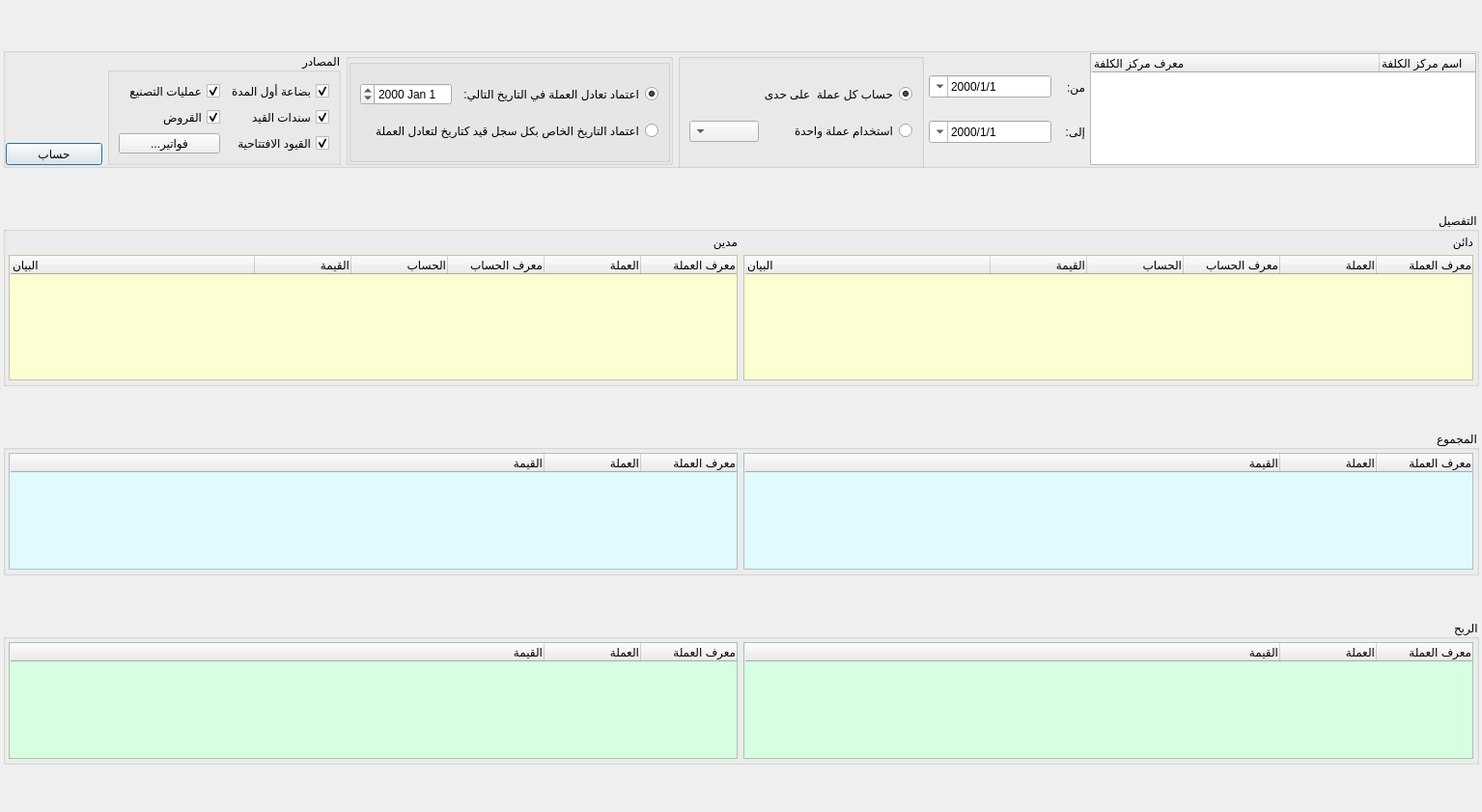
<?xml version="1.0" encoding="UTF-8"?>
<ui version="4.0">
 <class>CostCentersReport</class>
 <widget class="QDialog" name="CostCentersReport">
  <property name="windowModality">
   <enum>Qt::WindowModal</enum>
  </property>
  <property name="geometry">
   <rect>
    <x>0</x>
    <y>0</y>
    <width>1535</width>
    <height>841</height>
   </rect>
  </property>
  <property name="minimumSize">
   <size>
    <width>1535</width>
    <height>841</height>
   </size>
  </property>
  <property name="windowTitle">
   <string>تقارير مراكز كلفة</string>
  </property>
  <property name="windowIcon">
   <iconset>
    <normaloff>icons/dispatch_order.png</normaloff>icons/dispatch_order.png</iconset>
  </property>
  <property name="layoutDirection">
   <enum>Qt::RightToLeft</enum>
  </property>
  <property name="modal">
   <bool>true</bool>
  </property>
  <layout class="QGridLayout" name="gridLayout_2">
   <property name="leftMargin">
    <number>3</number>
   </property>
   <property name="topMargin">
    <number>3</number>
   </property>
   <property name="rightMargin">
    <number>3</number>
   </property>
   <property name="bottomMargin">
    <number>3</number>
   </property>
   <property name="spacing">
    <number>0</number>
   </property>
   <item row="3" column="0">
    <widget class="QGroupBox" name="groupBox_4">
     <property name="maximumSize">
      <size>
       <width>16777215</width>
       <height>150</height>
      </size>
     </property>
     <property name="title">
      <string>الربح</string>
     </property>
     <layout class="QGridLayout" name="gridLayout_6">
      <property name="leftMargin">
       <number>3</number>
      </property>
      <property name="topMargin">
       <number>3</number>
      </property>
      <property name="rightMargin">
       <number>3</number>
      </property>
      <property name="bottomMargin">
       <number>3</number>
      </property>
      <item row="0" column="0">
       <widget class="QTableWidget" name="result_win_table">
        <property name="styleSheet">
         <string notr="true">QScrollBar:vertical {
    background-color: #f1f1f1;
    width: 12px;
    margin: 12px 0 12px 0;
}

QScrollBar::handle:vertical {
    background-color: #888;
    min-height: 20px;
    border-radius: 4px;
}

QScrollBar::handle:vertical:hover {
    background-color: #555;
}

QTableWidget{background-color:rgb(214, 255, 225)}</string>
        </property>
        <property name="editTriggers">
         <set>QAbstractItemView::NoEditTriggers</set>
        </property>
        <property name="alternatingRowColors">
         <bool>true</bool>
        </property>
        <property name="selectionMode">
         <enum>QAbstractItemView::SingleSelection</enum>
        </property>
        <property name="selectionBehavior">
         <enum>QAbstractItemView::SelectRows</enum>
        </property>
        <property name="textElideMode">
         <enum>Qt::ElideMiddle</enum>
        </property>
        <property name="verticalScrollMode">
         <enum>QAbstractItemView::ScrollPerPixel</enum>
        </property>
        <property name="horizontalScrollMode">
         <enum>QAbstractItemView::ScrollPerPixel</enum>
        </property>
        <attribute name="horizontalHeaderStretchLastSection">
         <bool>true</bool>
        </attribute>
        <column>
         <property name="text">
          <string>معرف العملة</string>
         </property>
         <property name="textAlignment">
          <set>AlignTrailing|AlignVCenter</set>
         </property>
        </column>
        <column>
         <property name="text">
          <string>العملة</string>
         </property>
         <property name="textAlignment">
          <set>AlignTrailing|AlignVCenter</set>
         </property>
        </column>
        <column>
         <property name="text">
          <string>القيمة</string>
         </property>
         <property name="textAlignment">
          <set>AlignTrailing|AlignVCenter</set>
         </property>
        </column>
       </widget>
      </item>
      <item row="0" column="1">
       <widget class="QTableWidget" name="result_loss_table">
        <property name="styleSheet">
         <string notr="true">QScrollBar:vertical {
    background-color: #f1f1f1;
    width: 12px;
    margin: 12px 0 12px 0;
}

QScrollBar::handle:vertical {
    background-color: #888;
    min-height: 20px;
    border-radius: 4px;
}

QScrollBar::handle:vertical:hover {
    background-color: #555;
}

QTableWidget{background-color:rgb(214, 255, 225)}</string>
        </property>
        <property name="editTriggers">
         <set>QAbstractItemView::NoEditTriggers</set>
        </property>
        <property name="alternatingRowColors">
         <bool>true</bool>
        </property>
        <property name="selectionMode">
         <enum>QAbstractItemView::SingleSelection</enum>
        </property>
        <property name="selectionBehavior">
         <enum>QAbstractItemView::SelectRows</enum>
        </property>
        <property name="textElideMode">
         <enum>Qt::ElideMiddle</enum>
        </property>
        <property name="verticalScrollMode">
         <enum>QAbstractItemView::ScrollPerPixel</enum>
        </property>
        <property name="horizontalScrollMode">
         <enum>QAbstractItemView::ScrollPerPixel</enum>
        </property>
        <attribute name="horizontalHeaderStretchLastSection">
         <bool>true</bool>
        </attribute>
        <column>
         <property name="text">
          <string>معرف العملة</string>
         </property>
         <property name="textAlignment">
          <set>AlignTrailing|AlignVCenter</set>
         </property>
        </column>
        <column>
         <property name="text">
          <string>العملة</string>
         </property>
         <property name="textAlignment">
          <set>AlignTrailing|AlignVCenter</set>
         </property>
        </column>
        <column>
         <property name="text">
          <string>القيمة</string>
         </property>
         <property name="textAlignment">
          <set>AlignTrailing|AlignVCenter</set>
         </property>
        </column>
       </widget>
      </item>
     </layout>
    </widget>
   </item>
   <item row="2" column="0">
    <widget class="QGroupBox" name="groupBox_3">
     <property name="maximumSize">
      <size>
       <width>16777215</width>
       <height>150</height>
      </size>
     </property>
     <property name="title">
      <string>المجموع</string>
     </property>
     <layout class="QGridLayout" name="gridLayout_7">
      <property name="leftMargin">
       <number>3</number>
      </property>
      <property name="topMargin">
       <number>3</number>
      </property>
      <property name="rightMargin">
       <number>3</number>
      </property>
      <property name="bottomMargin">
       <number>3</number>
      </property>
      <item row="0" column="0">
       <widget class="QTableWidget" name="creditor_sum_table">
        <property name="styleSheet">
         <string notr="true">QScrollBar:vertical {
    background-color: #f1f1f1;
    width: 12px;
    margin: 12px 0 12px 0;
}

QScrollBar::handle:vertical {
    background-color: #888;
    min-height: 20px;
    border-radius: 4px;
}

QScrollBar::handle:vertical:hover {
    background-color: #555;
}

QTableWidget{background-color:rgb(224, 250, 255)}</string>
        </property>
        <property name="editTriggers">
         <set>QAbstractItemView::NoEditTriggers</set>
        </property>
        <property name="alternatingRowColors">
         <bool>true</bool>
        </property>
        <property name="selectionMode">
         <enum>QAbstractItemView::SingleSelection</enum>
        </property>
        <property name="selectionBehavior">
         <enum>QAbstractItemView::SelectRows</enum>
        </property>
        <property name="textElideMode">
         <enum>Qt::ElideMiddle</enum>
        </property>
        <property name="verticalScrollMode">
         <enum>QAbstractItemView::ScrollPerPixel</enum>
        </property>
        <property name="horizontalScrollMode">
         <enum>QAbstractItemView::ScrollPerPixel</enum>
        </property>
        <attribute name="horizontalHeaderStretchLastSection">
         <bool>true</bool>
        </attribute>
        <column>
         <property name="text">
          <string>معرف العملة</string>
         </property>
         <property name="textAlignment">
          <set>AlignTrailing|AlignVCenter</set>
         </property>
        </column>
        <column>
         <property name="text">
          <string>العملة</string>
         </property>
         <property name="textAlignment">
          <set>AlignTrailing|AlignVCenter</set>
         </property>
        </column>
        <column>
         <property name="text">
          <string>القيمة</string>
         </property>
         <property name="textAlignment">
          <set>AlignTrailing|AlignVCenter</set>
         </property>
        </column>
       </widget>
      </item>
      <item row="0" column="1">
       <widget class="QTableWidget" name="debtor_sum_table">
        <property name="styleSheet">
         <string notr="true">QScrollBar:vertical {
    background-color: #f1f1f1;
    width: 12px;
    margin: 12px 0 12px 0;
}

QScrollBar::handle:vertical {
    background-color: #888;
    min-height: 20px;
    border-radius: 4px;
}

QScrollBar::handle:vertical:hover {
    background-color: #555;
}

QTableWidget{background-color:rgb(224, 250, 255)}</string>
        </property>
        <property name="editTriggers">
         <set>QAbstractItemView::NoEditTriggers</set>
        </property>
        <property name="alternatingRowColors">
         <bool>true</bool>
        </property>
        <property name="selectionMode">
         <enum>QAbstractItemView::SingleSelection</enum>
        </property>
        <property name="selectionBehavior">
         <enum>QAbstractItemView::SelectRows</enum>
        </property>
        <property name="textElideMode">
         <enum>Qt::ElideMiddle</enum>
        </property>
        <property name="verticalScrollMode">
         <enum>QAbstractItemView::ScrollPerPixel</enum>
        </property>
        <property name="horizontalScrollMode">
         <enum>QAbstractItemView::ScrollPerPixel</enum>
        </property>
        <attribute name="horizontalHeaderStretchLastSection">
         <bool>true</bool>
        </attribute>
        <column>
         <property name="text">
          <string>معرف العملة</string>
         </property>
         <property name="textAlignment">
          <set>AlignTrailing|AlignVCenter</set>
         </property>
        </column>
        <column>
         <property name="text">
          <string>العملة</string>
         </property>
         <property name="textAlignment">
          <set>AlignTrailing|AlignVCenter</set>
         </property>
        </column>
        <column>
         <property name="text">
          <string>القيمة</string>
         </property>
         <property name="textAlignment">
          <set>AlignTrailing|AlignVCenter</set>
         </property>
        </column>
       </widget>
      </item>
     </layout>
    </widget>
   </item>
   <item row="0" column="0">
    <widget class="QGroupBox" name="groupBox">
     <property name="minimumSize">
      <size>
       <width>0</width>
       <height>50</height>
      </size>
     </property>
     <property name="maximumSize">
      <size>
       <width>16777215</width>
       <height>125</height>
      </size>
     </property>
     <property name="title">
      <string/>
     </property>
     <layout class="QGridLayout" name="gridLayout_4">
      <property name="leftMargin">
       <number>0</number>
      </property>
      <property name="topMargin">
       <number>0</number>
      </property>
      <property name="rightMargin">
       <number>0</number>
      </property>
      <property name="bottomMargin">
       <number>0</number>
      </property>
      <property name="horizontalSpacing">
       <number>5</number>
      </property>
      <property name="verticalSpacing">
       <number>0</number>
      </property>
      <item row="1" column="1">
       <widget class="QLabel" name="label_5">
        <property name="maximumSize">
         <size>
          <width>30</width>
          <height>16777215</height>
         </size>
        </property>
        <property name="text">
         <string>إلى:</string>
        </property>
       </widget>
      </item>
      <item row="0" column="0" rowspan="3">
       <widget class="QTreeWidget" name="cost_centers_tree">
        <property name="maximumSize">
         <size>
          <width>400</width>
          <height>16777215</height>
         </size>
        </property>
        <attribute name="headerStretchLastSection">
         <bool>true</bool>
        </attribute>
        <column>
         <property name="text">
          <string>اسم مركز الكلفة</string>
         </property>
        </column>
        <column>
         <property name="text">
          <string>معرف مركز الكلفة</string>
         </property>
        </column>
       </widget>
      </item>
      <item row="1" column="2">
       <widget class="QDateEdit" name="to_date_input">
        <property name="displayFormat">
         <string>d/M/yyyy</string>
        </property>
        <property name="calendarPopup">
         <bool>true</bool>
        </property>
       </widget>
      </item>
      <item row="0" column="4" rowspan="3">
       <widget class="QGroupBox" name="groupBox_5">
        <property name="enabled">
         <bool>true</bool>
        </property>
        <property name="title">
         <string/>
        </property>
        <layout class="QGridLayout" name="gridLayout">
         <property name="leftMargin">
          <number>0</number>
         </property>
         <property name="topMargin">
          <number>0</number>
         </property>
         <property name="rightMargin">
          <number>0</number>
         </property>
         <property name="bottomMargin">
          <number>0</number>
         </property>
         <property name="spacing">
          <number>0</number>
         </property>
         <item row="1" column="0">
          <widget class="QGroupBox" name="groupBox_7">
           <property name="title">
            <string/>
           </property>
           <layout class="QGridLayout" name="gridLayout_8">
            <item row="0" column="1">
             <widget class="QDateEdit" name="exchange_date_input"/>
            </item>
            <item row="0" column="0">
             <widget class="QRadioButton" name="unified_exchange_date_radio">
              <property name="text">
               <string>:اعتماد تعادل العملة في التاريخ التالي</string>
              </property>
              <property name="checked">
               <bool>true</bool>
              </property>
             </widget>
            </item>
            <item row="1" column="0" colspan="2">
             <widget class="QRadioButton" name="distinct_exchange_date_radio">
              <property name="text">
               <string>اعتماد التاريخ الخاص بكل سجل قيد كتاريخ لتعادل العملة</string>
              </property>
             </widget>
            </item>
           </layout>
          </widget>
         </item>
        </layout>
       </widget>
      </item>
      <item row="0" column="1">
       <widget class="QLabel" name="label_4">
        <property name="maximumSize">
         <size>
          <width>30</width>
          <height>16777215</height>
         </size>
        </property>
        <property name="text">
         <string>من:</string>
        </property>
       </widget>
      </item>
      <item row="2" column="6">
       <widget class="QPushButton" name="calculate_btn">
        <property name="maximumSize">
         <size>
          <width>100</width>
          <height>16777215</height>
         </size>
        </property>
        <property name="text">
         <string>حساب</string>
        </property>
       </widget>
      </item>
      <item row="0" column="2">
       <widget class="QDateEdit" name="from_date_input">
        <property name="displayFormat">
         <string>d/M/yyyy</string>
        </property>
        <property name="calendarPopup">
         <bool>true</bool>
        </property>
       </widget>
      </item>
      <item row="0" column="3">
       <widget class="QGroupBox" name="groupBox_8">
        <property name="minimumSize">
         <size>
          <width>0</width>
          <height>121</height>
         </size>
        </property>
        <property name="title">
         <string/>
        </property>
        <layout class="QGridLayout" name="gridLayout_9">
         <property name="spacing">
          <number>0</number>
         </property>
         <item row="1" column="0">
          <widget class="QRadioButton" name="unified_currency_radio">
           <property name="maximumSize">
            <size>
             <width>150</width>
             <height>16777215</height>
            </size>
           </property>
           <property name="text">
            <string>استخدام عملة واحدة</string>
           </property>
           <property name="checked">
            <bool>false</bool>
           </property>
          </widget>
         </item>
         <item row="1" column="1">
          <widget class="QComboBox" name="currency_combobox">
           <property name="enabled">
            <bool>true</bool>
           </property>
          </widget>
         </item>
         <item row="0" column="0">
          <widget class="QRadioButton" name="distinct_currency_radio">
           <property name="maximumSize">
            <size>
             <width>180</width>
             <height>16777215</height>
            </size>
           </property>
           <property name="text">
            <string>حساب كل عملة  على حدى</string>
           </property>
           <property name="checked">
            <bool>true</bool>
           </property>
          </widget>
         </item>
        </layout>
       </widget>
      </item>
      <item row="0" column="5" rowspan="3">
       <widget class="QGroupBox" name="groupBox_2">
        <property name="title">
         <string>المصادر</string>
        </property>
        <layout class="QGridLayout" name="gridLayout_3">
         <item row="0" column="0">
          <widget class="QCheckBox" name="source_period_start_material_checkbox">
           <property name="text">
            <string>بضاعة أول المدة</string>
           </property>
           <property name="checked">
            <bool>true</bool>
           </property>
          </widget>
         </item>
         <item row="1" column="0">
          <widget class="QCheckBox" name="source_journal_checkbox">
           <property name="text">
            <string>سندات القيد</string>
           </property>
           <property name="checked">
            <bool>true</bool>
           </property>
          </widget>
         </item>
         <item row="2" column="1">
          <widget class="QPushButton" name="select_invoices_btn">
           <property name="text">
            <string>...فواتير</string>
           </property>
          </widget>
         </item>
         <item row="2" column="0">
          <widget class="QCheckBox" name="source_period_start_checkbox">
           <property name="text">
            <string>القيود الافتتاحية</string>
           </property>
           <property name="checked">
            <bool>true</bool>
           </property>
          </widget>
         </item>
         <item row="0" column="1">
          <widget class="QCheckBox" name="source_manufacture_checkbox">
           <property name="text">
            <string> عمليات التصنيع</string>
           </property>
           <property name="checked">
            <bool>true</bool>
           </property>
          </widget>
         </item>
         <item row="1" column="1">
          <widget class="QCheckBox" name="source_loans_checkbox">
           <property name="text">
            <string>القروض</string>
           </property>
           <property name="checked">
            <bool>true</bool>
           </property>
          </widget>
         </item>
        </layout>
       </widget>
      </item>
     </layout>
    </widget>
   </item>
   <item row="1" column="0">
    <widget class="QGroupBox" name="groupBox_6">
     <property name="maximumSize">
      <size>
       <width>16777215</width>
       <height>180</height>
      </size>
     </property>
     <property name="title">
      <string>التفصيل</string>
     </property>
     <layout class="QGridLayout" name="gridLayout_5">
      <property name="leftMargin">
       <number>3</number>
      </property>
      <property name="topMargin">
       <number>3</number>
      </property>
      <property name="rightMargin">
       <number>3</number>
      </property>
      <property name="bottomMargin">
       <number>3</number>
      </property>
      <item row="0" column="0">
       <widget class="QLabel" name="label">
        <property name="text">
         <string>دائن</string>
        </property>
       </widget>
      </item>
      <item row="0" column="1">
       <widget class="QLabel" name="label_2">
        <property name="text">
         <string>مدين</string>
        </property>
       </widget>
      </item>
      <item row="1" column="0">
       <widget class="QTreeWidget" name="creditor_accounts_tree">
        <property name="styleSheet">
         <string notr="true">QScrollBar:vertical {
    background-color: #f1f1f1;
    width: 12px;
    margin: 12px 0 12px 0;
}

QScrollBar::handle:vertical {
    background-color: #888;
    min-height: 20px;
    border-radius: 4px;
}

QScrollBar::handle:vertical:hover {
    background-color: #555;
}

QTreeWidget{background-color:rgb(252, 255, 210);}</string>
        </property>
        <column>
         <property name="text">
          <string>معرف العملة</string>
         </property>
         <property name="textAlignment">
          <set>AlignTrailing|AlignVCenter</set>
         </property>
        </column>
        <column>
         <property name="text">
          <string>العملة</string>
         </property>
         <property name="textAlignment">
          <set>AlignTrailing|AlignVCenter</set>
         </property>
        </column>
        <column>
         <property name="text">
          <string notr="true">معرف الحساب</string>
         </property>
         <property name="textAlignment">
          <set>AlignTrailing|AlignVCenter</set>
         </property>
        </column>
        <column>
         <property name="text">
          <string>الحساب</string>
         </property>
         <property name="textAlignment">
          <set>AlignTrailing|AlignVCenter</set>
         </property>
        </column>
        <column>
         <property name="text">
          <string>القيمة</string>
         </property>
         <property name="textAlignment">
          <set>AlignTrailing|AlignVCenter</set>
         </property>
        </column>
        <column>
         <property name="text">
          <string>البيان</string>
         </property>
        </column>
       </widget>
      </item>
      <item row="1" column="1">
       <widget class="QTreeWidget" name="debtor_accounts_tree">
        <property name="styleSheet">
         <string notr="true">QScrollBar:vertical {
    background-color: #f1f1f1;
    width: 12px;
    margin: 12px 0 12px 0;
}

QScrollBar::handle:vertical {
    background-color: #888;
    min-height: 20px;
    border-radius: 4px;
}

QScrollBar::handle:vertical:hover {
    background-color: #555;
}

QTreeWidget{background-color:rgb(252, 255, 210);}</string>
        </property>
        <column>
         <property name="text">
          <string>معرف العملة</string>
         </property>
         <property name="textAlignment">
          <set>AlignTrailing|AlignVCenter</set>
         </property>
        </column>
        <column>
         <property name="text">
          <string>العملة</string>
         </property>
         <property name="textAlignment">
          <set>AlignTrailing|AlignVCenter</set>
         </property>
        </column>
        <column>
         <property name="text">
          <string notr="true">معرف الحساب</string>
         </property>
         <property name="textAlignment">
          <set>AlignTrailing|AlignVCenter</set>
         </property>
        </column>
        <column>
         <property name="text">
          <string>الحساب</string>
         </property>
         <property name="textAlignment">
          <set>AlignTrailing|AlignVCenter</set>
         </property>
        </column>
        <column>
         <property name="text">
          <string>القيمة</string>
         </property>
         <property name="textAlignment">
          <set>AlignTrailing|AlignVCenter</set>
         </property>
        </column>
        <column>
         <property name="text">
          <string>البيان</string>
         </property>
        </column>
       </widget>
      </item>
     </layout>
    </widget>
   </item>
  </layout>
 </widget>
 <resources/>
 <connections/>
</ui>
